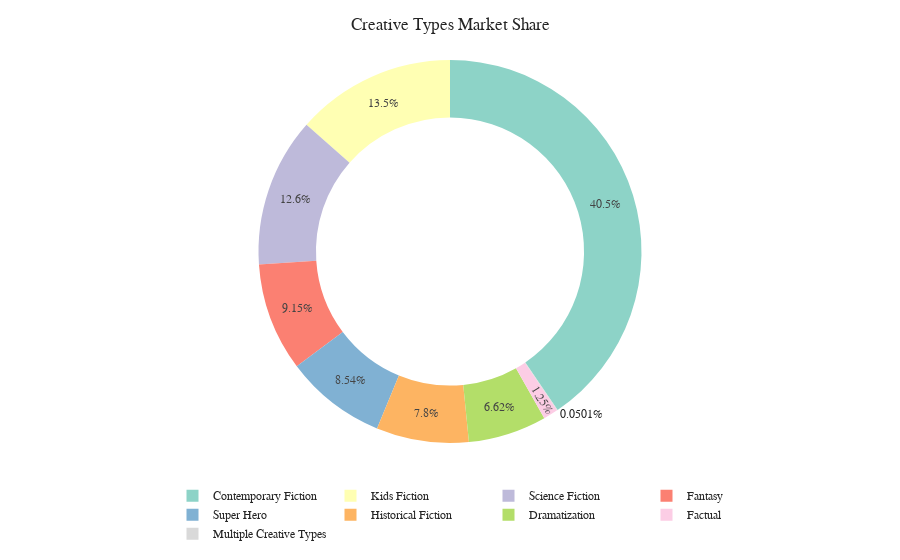

Here is the notebook cell this chart was saved with:
### Code cell
fig = px.pie(popular_creative_types, names="CREATIVE TYPES", values="market_share", hole=0.7, color_discrete_sequence=px.colors.qualitative.Set3)

fig.update_layout(template="simple_white", title="Creative Types Market Share")
fig.update_layout(title_x=0.5,
    font_family="Rockwell",
    legend=dict(
        title=None, orientation="h", x=0.5, xanchor="center"
    )
)

fig.show()

### Figure 1 — Plotly figure (JSON) as saved in the notebook; plotly's stock layout.template omitted (floating-point values rounded to 4 significant figures)
{"data": [{"domain": {"x": [0, 1], "y": [0, 1]}, "hole": 0.7, "hovertemplate": "CREATIVE TYPES=%{label}<br>market_share=%{value}<extra></extra>", "labels": ["Contemporary Fiction", "Kids Fiction", "Science Fiction", "Fantasy", "Super Hero", "Historical Fiction", "Dramatization", "Factual", "Multiple Creative Types"], "legendgroup": "", "name": "", "showlegend": true, "type": "pie", "values": [40.46, 13.47, 12.59, 9.14, 8.53, 7.79, 6.61, 1.25, 0.05]}], "layout": {"font": {"family": "Rockwell"}, "legend": {"orientation": "h", "title": {}, "tracegroupgap": 0, "x": 0.5, "xanchor": "center"}, "margin": {"t": 60}, "piecolorway": ["rgb(141,211,199)", "rgb(255,255,179)", "rgb(190,186,218)", "rgb(251,128,114)", "rgb(128,177,211)", "rgb(253,180,98)", "rgb(179,222,105)", "rgb(252,205,229)", "rgb(217,217,217)", "rgb(188,128,189)", "rgb(204,235,197)", "rgb(255,237,111)"], "title": {"text": "Creative Types Market Share", "x": 0.5}}}
